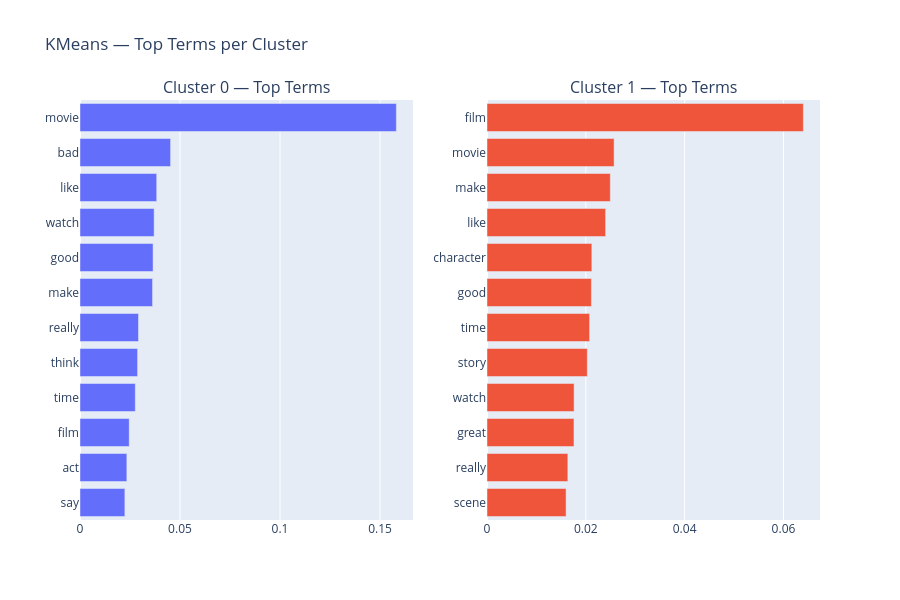

Notebook code for this chart:
### Markdown cell above
### K-Means Clustering

### Code cell
kmeans = KMeans(n_clusters=2, n_init="auto", random_state=RANDOM_STATE)
kmeans.fit(X_tfidf)
clusters = kmeans.labels_
imdb_data["cluster"] = clusters

# Compare clusters to true labels
print("Adjusted Rand Index (clusters vs sentiment):", adjusted_rand_score(y_true, clusters))

# Top terms per cluster
centers = kmeans.cluster_centers_
terms = np.array(tfidf_vectorizer.get_feature_names_out())

fig = make_subplots(rows=1, cols=2, subplot_titles=("Cluster 0 — Top Terms", "Cluster 1 — Top Terms"))
for c in [0,1]:
    top_idx = centers[c].argsort()[-N_TOP_TERMS:]
    fig.add_trace(go.Bar(x=centers[c][top_idx], y=terms[top_idx], orientation="h"), row=1, col=c+1)
fig.update_layout(title="KMeans — Top Terms per Cluster", showlegend=False, height=600)
fig.show()

### Figure 1 — Plotly figure (JSON) as saved in the notebook; plotly's stock layout.template omitted (floating-point values rounded to 4 significant figures)
{"data": [{"orientation": "h", "type": "bar", "x": [0.02243, 0.02342, 0.02461, 0.02764, 0.02879, 0.02925, 0.03627, 0.03653, 0.03707, 0.03835, 0.04528, 0.1582], "xaxis": "x", "y": ["say", "act", "film", "time", "think", "really", "make", "good", "watch", "like", "bad", "movie"], "yaxis": "y"}, {"orientation": "h", "type": "bar", "x": [0.016, 0.01636, 0.0176, 0.01762, 0.0203, 0.02077, 0.02113, 0.02122, 0.02401, 0.02496, 0.02572, 0.06402], "xaxis": "x2", "y": ["scene", "really", "great", "watch", "story", "time", "good", "character", "like", "make", "movie", "film"], "yaxis": "y2"}], "layout": {"annotations": [{"font": {"size": 16}, "showarrow": false, "text": "Cluster 0 — Top Terms", "x": 0.225, "xanchor": "center", "xref": "paper", "y": 1, "yanchor": "bottom", "yref": "paper"}, {"font": {"size": 16}, "showarrow": false, "text": "Cluster 1 — Top Terms", "x": 0.775, "xanchor": "center", "xref": "paper", "y": 1, "yanchor": "bottom", "yref": "paper"}], "height": 600, "showlegend": false, "title": {"text": "KMeans — Top Terms per Cluster"}, "xaxis": {"anchor": "y", "domain": [0, 0.45]}, "xaxis2": {"anchor": "y2", "domain": [0.55, 1]}, "yaxis": {"anchor": "x", "domain": [0, 1]}, "yaxis2": {"anchor": "x2", "domain": [0, 1]}}}
